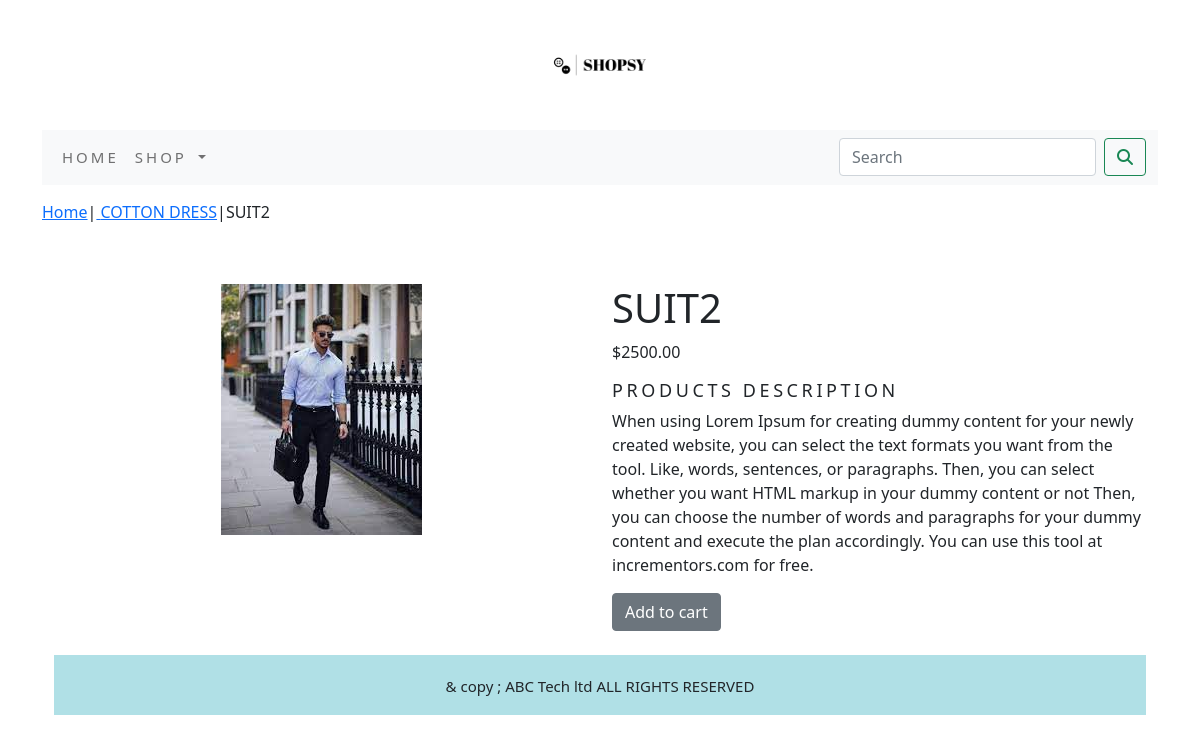
Page /cotton-dress/suit2/ on the committed database.
### ecomapp/models.py (models this page shows, shortened)
class Product(models.Model):
    name = models.CharField(max_length=200, unique=True)
    slug = models.SlugField(max_length=200, unique=True)
    description = models.TextField(blank=True)
    price = models.DecimalField(max_digits=10, decimal_places=2)
    category = models.ForeignKey(Category, on_delete=models.CASCADE)
    image = models.ImageField(upload_to='Product', blank=True)
    stock = models.IntegerField()
    available = models.BooleanField(default=True)
    created = models.DateTimeField(auto_now_add=True)
    updated = models.DateTimeField(auto_now=True)
    class Meta:
        ordering = ('name',)
        verbose_name = 'Product'
        verbose_name_plural = 'Products'

class Category(models.Model):
    name = models.CharField(max_length=200, unique=True)
    slug = models.SlugField(max_length=200, unique=True)
    description = models.TextField(blank=True)
    image = models.ImageField(upload_to='Category', blank=True)
    class Meta:
        ordering = ('name',)
        verbose_name = 'Category'
        verbose_name_plural = 'Categories'
    def get_url(self):
        return reverse('ecomapp:Products_by_Category', args=[self.slug])
    def __str__(self):
        return '{}'.format(self.name)

### ecomapp/views.py (the view)
# urls.py: path('<slug:category_slug>/<slug:product_slug>/', views.proDetail, name='proDetail'),
def proDetail(request, category_slug, product_slug):
    try:
        product = Product.objects.get(category__slug=category_slug, slug=product_slug)
    except Exception as e:
        raise e
    return render(request, "product.html", {'product': product})

### cart/context_processors.py (called while the page is built)
def counter(request):
    item_count = 0
    if 'admin' in request.path:
        return {}
    else:
        try:
            cart = Cart.objects.filter(cart_id=cart_id2(request))
            cart_items = CartItem.objects.all().filter(cart=cart[:1])
            for cart_item in cart_items:
                item_count += cart_item.quantity
        except Cart.DoesNotExist:
            item_count = 0
    return dict(item_count=item_count)

### cart/views.py (called while the page is built)
def cart_id2(request):
    cart = request.session.session_key
    if not cart:
        cart = request.session.create()
    return cart

### ecomapp/context_processors.py (called while the page is built)
def menu_links(request):
    links = Category.objects.all()
    return dict(links=links)

### template/product.html (shortened to what this page needs)
{% extends 'base.html' %}
{% load static %}
{% block content %}
<div class="row my_prod_row_class">
    <div class="mx_auto">
    <p>
        <a href="{% url 'ecomapp:AllProductCategory' %}">Home</a>|<a href="{{product.category.get_url}}">
        {{product.category}}</a>|{{product.name}}
    </p>
    </div>
</div>
<div class="container">
    <br>
    <div class="row">
        <div class="col-12 col-sm-12 col-md-12 col-lg-6 text-center "  >
            <div style="min-width:18rem">
                <img src="{{product.image.url}}" alt="{{product.name}}">
            </div>
        </div>
        <div class="col-12 col-sm-12 col-md-12 col-lg-6 ">
            <div>
                <h1 class="my_pro_title">{{product.name}}</h1>
                 <p>${{product.price}}</p>
                 <h5 class="my_title">Products Description</h5>
                 <p class="text-justify my_pro_text">{{product.description}}</p>
                 {% if product.stock <= 0 %}
                 <p class="text-justify my_pro_text"><b>Out Of Stock</b></p>
                 {% else %}
                 <a class="btn btn-secondary" href="{% url 'cart:add_cart' product.id %}">Add to cart</a>
                 {% endif %}
            </div>
        </div>
    </div>
</div>
{% endblock %}

### static/css/custom.css (style rules this page uses)
.my_title { font-size:18px; text-transform:uppercase; letter-spacing:.2em; }
.my_prod_row_class { padding-top:15px; padding-bottom:20px; }

### rows in the picture
Product: category "COTTON DRESS", name "SUIT2", image (picture), price "2500.00", description "When using Lorem Ipsum for creating dummy content for your newly created website, you can select the text formats you want from the tool. Like, words, sentences, or paragraphs. Then, you can select whether you want HTML markup in your dummy content or not Then, you can choose the number of words and paragraphs for your dummy content and execute the plan accordingly. You can use this tool at incrementors.com for free."
